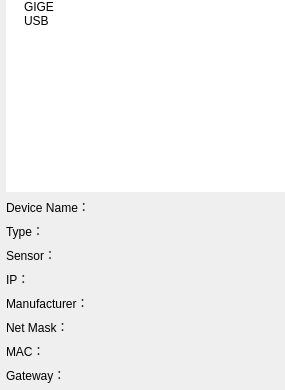
  <widget class="QDockWidget" name="dockWidget_leftSide">
   <property name="minimumSize">
    <size>
     <width>285</width>
     <height>316</height>
    </size>
   </property>
   <property name="features">
    <set>QDockWidget::NoDockWidgetFeatures</set>
   </property>
   <property name="allowedAreas">
    <set>Qt::LeftDockWidgetArea</set>
   </property>
   <property name="windowTitle">
    <string>Devices</string>
   </property>
   <attribute name="dockWidgetArea">
    <number>1</number>
   </attribute>
   <widget class="QWidget" name="dockWidgetContents">
    <layout class="QVBoxLayout" name="verticalLayout_10">
     <property name="leftMargin">
      <number>6</number>
     </property>
     <property name="topMargin">
      <number>0</number>
     </property>
     <property name="rightMargin">
      <number>0</number>
     </property>
     <property name="bottomMargin">
      <number>6</number>
     </property>
     <item>
      <widget class="QTreeWidget" name="treeWidget_devices">
       <property name="minimumSize">
        <size>
         <width>0</width>
         <height>0</height>
        </size>
       </property>
       <property name="maximumSize">
        <size>
         <width>16777215</width>
         <height>16777215</height>
        </size>
       </property>
       <property name="contextMenuPolicy">
        <enum>Qt::CustomContextMenu</enum>
       </property>
       <property name="frameShape">
        <enum>QFrame::NoFrame</enum>
       </property>
       <property name="frameShadow">
        <enum>QFrame::Sunken</enum>
       </property>
       <property name="indentation">
        <number>15</number>
       </property>
       <property name="headerHidden">
        <bool>true</bool>
       </property>
       <attribute name="headerVisible">
        <bool>false</bool>
       </attribute>
       <attribute name="headerCascadingSectionResizes">
        <bool>false</bool>
       </attribute>
       <column>
        <property name="text">
         <string notr="true"/>
        </property>
       </column>
       <item>
        <property name="text">
         <string>GIGE</string>
        </property>
        <property name="icon">
         <iconset resource="resource.qrc">
          <normaloff>:/theme/icon/dir.png</normaloff>:/theme/icon/dir.png</iconset>
        </property>
        <property name="flags">
         <set>ItemIsUserCheckable|ItemIsEnabled</set>
        </property>
       </item>
       <item>
        <property name="text">
         <string>USB</string>
        </property>
        <property name="icon">
         <iconset resource="resource.qrc">
          <normaloff>:/theme/icon/dir.png</normaloff>:/theme/icon/dir.png</iconset>
        </property>
        <property name="flags">
         <set>ItemIsUserCheckable|ItemIsEnabled</set>
        </property>
       </item>
      </widget>
     </item>
     <item>
      <layout class="QVBoxLayout" name="verticalLayout">
       <property name="leftMargin">
        <number>0</number>
       </property>
       <item>
        <layout class="QHBoxLayout" name="horizontalLayout_2">
         <item>
          <widget class="QLabel" name="label_deviceName">
           <property name="text">
            <string>Device Name：</string>
           </property>
          </widget>
         </item>
         <item>
          <widget class="QLabel" name="label_deviceName_2">
           <property name="layoutDirection">
            <enum>Qt::LeftToRight</enum>
           </property>
           <property name="text">
            <string/>
           </property>
           <property name="alignment">
            <set>Qt::AlignRight|Qt::AlignTrailing|Qt::AlignVCenter</set>
           </property>
          </widget>
         </item>
        </layout>
       </item>
       <item>
        <layout class="QHBoxLayout" name="horizontalLayout_8">
         <item>
          <widget class="QLabel" name="label_series">
           <property name="text">
            <string>Type：</string>
           </property>
          </widget>
         </item>
         <item>
          <widget class="QLabel" name="label_series_2">
           <property name="text">
            <string/>
           </property>
           <property name="alignment">
            <set>Qt::AlignRight|Qt::AlignTrailing|Qt::AlignVCenter</set>
           </property>
          </widget>
         </item>
        </layout>
       </item>
       <item>
        <layout class="QHBoxLayout" name="horizontalLayout_7">
         <item>
          <widget class="QLabel" name="label_sensor">
           <property name="text">
            <string>Sensor：</string>
           </property>
          </widget>
         </item>
         <item>
          <widget class="QLabel" name="label_sensor_2">
           <property name="text">
            <string/>
           </property>
           <property name="alignment">
            <set>Qt::AlignRight|Qt::AlignTrailing|Qt::AlignVCenter</set>
           </property>
          </widget>
         </item>
        </layout>
       </item>
       <item>
        <layout class="QHBoxLayout" name="horizontalLayout_4">
         <item>
          <widget class="QLabel" name="label_ip">
           <property name="text">
            <string>IP：</string>
           </property>
          </widget>
         </item>
         <item>
          <widget class="QLabel" name="label_ip_2">
           <property name="text">
            <string/>
           </property>
           <property name="alignment">
            <set>Qt::AlignRight|Qt::AlignTrailing|Qt::AlignVCenter</set>
           </property>
          </widget>
         </item>
        </layout>
       </item>
       <item>
        <layout class="QHBoxLayout" name="horizontalLayout_10">
         <item>
          <widget class="QLabel" name="label_manufacturer">
           <property name="text">
            <string>Manufacturer：</string>
           </property>
          </widget>
         </item>
         <item>
          <widget class="QLabel" name="label_manufacturer_2">
           <property name="text">
            <string/>
           </property>
           <property name="alignment">
            <set>Qt::AlignRight|Qt::AlignTrailing|Qt::AlignVCenter</set>
           </property>
          </widget>
         </item>
        </layout>
       </item>
       <item>
        <layout class="QHBoxLayout" name="horizontalLayout_5">
         <item>
          <widget class="QLabel" name="label_mask">
           <property name="text">
            <string>Net Mask：</string>
           </property>
          </widget>
         </item>
         <item>
          <widget class="QLabel" name="label_mask_2">
           <property name="text">
            <string/>
           </property>
           <property name="alignment">
            <set>Qt::AlignRight|Qt::AlignTrailing|Qt::AlignVCenter</set>
           </property>
          </widget>
         </item>
        </layout>
       </item>
       <item>
        <layout class="QHBoxLayout" name="horizontalLayout_3">
         <item>
          <widget class="QLabel" name="label_physicalAddress">
           <property name="text">
            <string>MAC：</string>
           </property>
          </widget>
         </item>
         <item>
          <widget class="QLabel" name="label_physicalAddress_2">
           <property name="text">
            <string/>
           </property>
           <property name="alignment">
            <set>Qt::AlignRight|Qt::AlignTrailing|Qt::AlignVCenter</set>
           </property>
          </widget>
         </item>
        </layout>
       </item>
       <item>
        <layout class="QHBoxLayout" name="horizontalLayout_6">
         <item>
          <widget class="QLabel" name="label_gateway">
           <property name="text">
            <string>Gateway：</string>
           </property>
          </widget>
         </item>
         <item>
          <widget class="QLabel" name="label_gateway_2">
           <property name="text">
            <string/>
           </property>
           <property name="alignment">
            <set>Qt::AlignRight|Qt::AlignTrailing|Qt::AlignVCenter</set>
           </property>
          </widget>
         </item>
        </layout>
       </item>
      </layout>
     </item>
    </layout>
   </widget>
  </widget>
